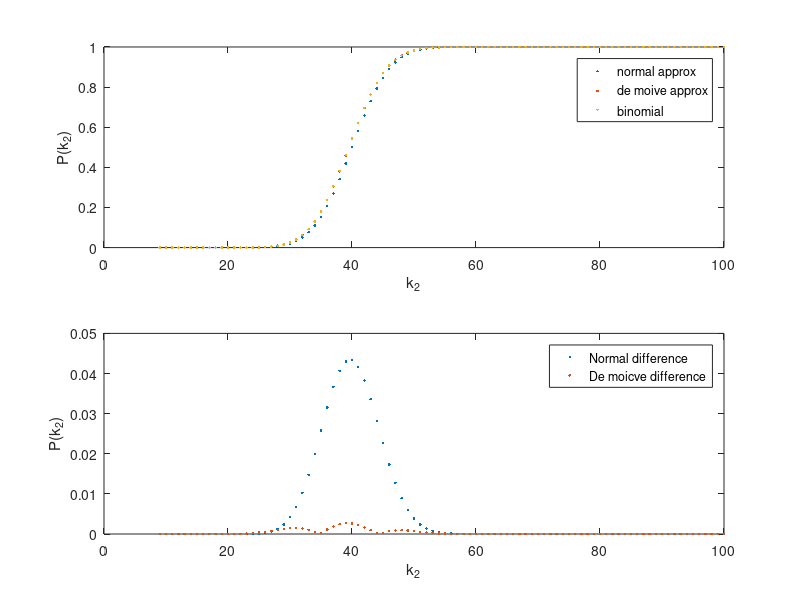

Reproduce this figure in MATLAB.
clear; clc; close all;

% x = 1: 100;
% by = binocdf(x, 100, .4);
% y = normcdf(x,40,sqrt(24));
% 
% subplot(1,2,1)
% plot(x, by, '.');
% hold on;
% plot(x, y, '.');
% title("Binomial and Normal PDF Curves")
% xlabel("Trials")
% ylabel("Frequency")
% legend("Binomial", "Normal");
% 
% subplot(1,2,2)
% Y = abs(by - y);
% plot(x, Y, '.');
% title("Binomial and Normal Subtraction")
% xlabel("Trials")
% ylabel("Frequency")

N = 100;
p = .40;
mu = 40; 
sigma = sqrt(24);
k1 = 9;
k2 = k1 : N; 

norm_approx = normcdf(k2, mu, sigma) - normcdf(k1, mu, sigma);
de_moive_approx = normcdf(k2, -0.5 + mu, sigma) - normcdf(k1, 0.5 + mu, sigma);
binom = binocdf(k2,N, p) - binocdf(k1, N, p);
subplot(2,1,1);
plot(k2, norm_approx, ".")
hold on
plot(k2, de_moive_approx, ".")
hold on 
plot(k2, binom, ".")
xlabel("k_2");
ylabel("P(k_2)");
legend("normal approx", "de moive approx", "binomial")

subplot(2,1,2);
norm_diff = abs(binom - norm_approx);
de_moive_diff = abs(binom - de_moive_approx);
plot(k2, norm_diff, ".");
hold on
plot(k2, de_moive_diff, ".");
xlabel("k_2");
ylabel("P(k_2)");
legend("Normal difference", "De moicve difference");